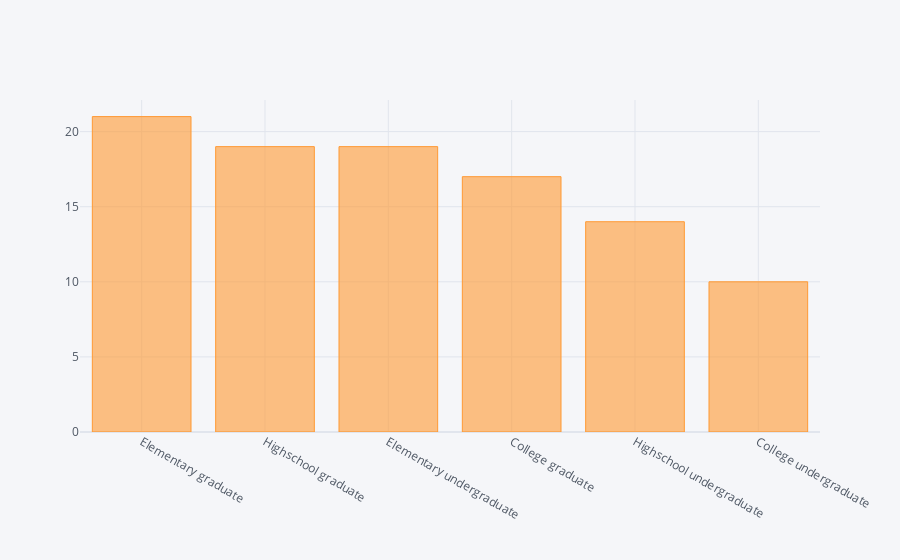

The cell this chart's notebook holds for it:
### Markdown cell above
A maior parte das familias possuem graus de escolaridade baixos

### Code cell
var_categ['Grade'].value_counts().iplot(kind='bar')

### Figure 1 — Plotly figure (JSON) as saved in the notebook; plotly's stock layout.template omitted (floating-point values rounded to 4 significant figures)
{"data": [{"marker": {"color": "rgba(255, 153, 51, 0.6)", "line": {"color": "rgba(255, 153, 51, 1.0)", "width": 1}}, "name": "Grade", "orientation": "v", "text": "", "type": "bar", "x": ["Elementary graduate", "Highschool graduate", "Elementary undergraduate", "College graduate", "Highschool undergraduate", "College undergraduate"], "y": [21, 19, 19, 17, 14, 10]}], "layout": {"legend": {"bgcolor": "#F5F6F9", "font": {"color": "#4D5663"}}, "paper_bgcolor": "#F5F6F9", "plot_bgcolor": "#F5F6F9", "title": {"font": {"color": "#4D5663"}}, "xaxis": {"gridcolor": "#E1E5ED", "showgrid": true, "tickfont": {"color": "#4D5663"}, "title": {"font": {"color": "#4D5663"}, "text": ""}, "zerolinecolor": "#E1E5ED"}, "yaxis": {"gridcolor": "#E1E5ED", "showgrid": true, "tickfont": {"color": "#4D5663"}, "title": {"font": {"color": "#4D5663"}, "text": ""}, "zerolinecolor": "#E1E5ED"}}}
